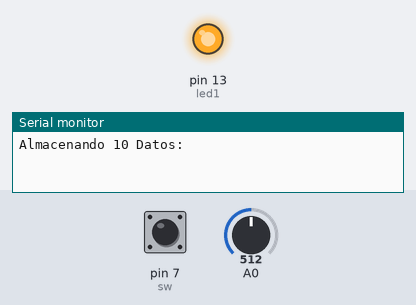
The sketch below on a simulated Arduino Uno, built with avr-gcc and run on an emulated ATmega328P. On the bench: output pins drawn as LEDs (lit = HIGH), the last lines printed to the serial monitor. The inputs (shaded band) are chosen by the test bench; at power-on: pin 7 (sw) HIGH, A0 = 512. EEPROM starts erased.

Above: at 0.01 s.
At 7.6 s:
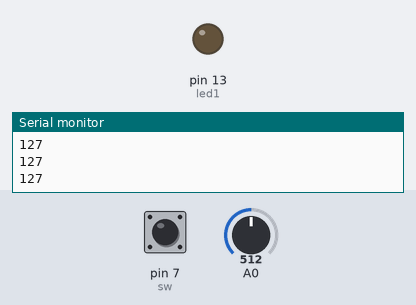
Timing chart, 0 to 9.1 s (numbered marks = the images above):
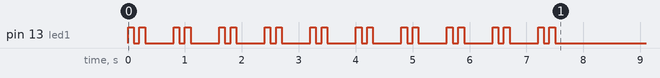

The sketch:

FarinangoRafael_SIMULACION5.1.1_SE.ino
```cpp
/*
 *CAPITULO V: FUNCIONES ESPECIALES
 *CODIGO 19.1: LECTURA Y ESCRITURA DE DATOS EN LA EEPROM
 *OBJETIVO: ALAMACENAR 10 VALORES DEL CAD Y LUEGO VIZUALIZARLOS
 *NOMBRE: RAFAEL FARINANGO
 */

#include <EEPROM.h>

const int led1 = 13;
const int sw = 7;


void setup() {
  Serial.begin(9600);
  pinMode(led1,OUTPUT);
  pinMode(sw,INPUT);
  if(digitalRead(sw) == 0){
    Serial.println("Lectura de Memoria:");
    for(int i=0; i<10 ; i++){
      Serial.println(EEPROM.read(i));
      delay(100);
    }
  }
  else{
    Serial.println("Almacenando 10 Datos:");
    for(int j=0; j<10; j++){
      digitalWrite(led1,HIGH);
      delay(100);
      digitalWrite(led1,LOW);
      delay(100);
      digitalWrite(led1,HIGH);
      delay(100);
      int dato = analogRead(A0);
      dato = map(dato,0,1023,0,255);
      EEPROM.write(j,dato);
      Serial.println(dato);
      digitalWrite(led1,LOW);
      delay(500);
    }
  }
}


void loop() {
  // put your main code here, to run repeatedly:

}
```
